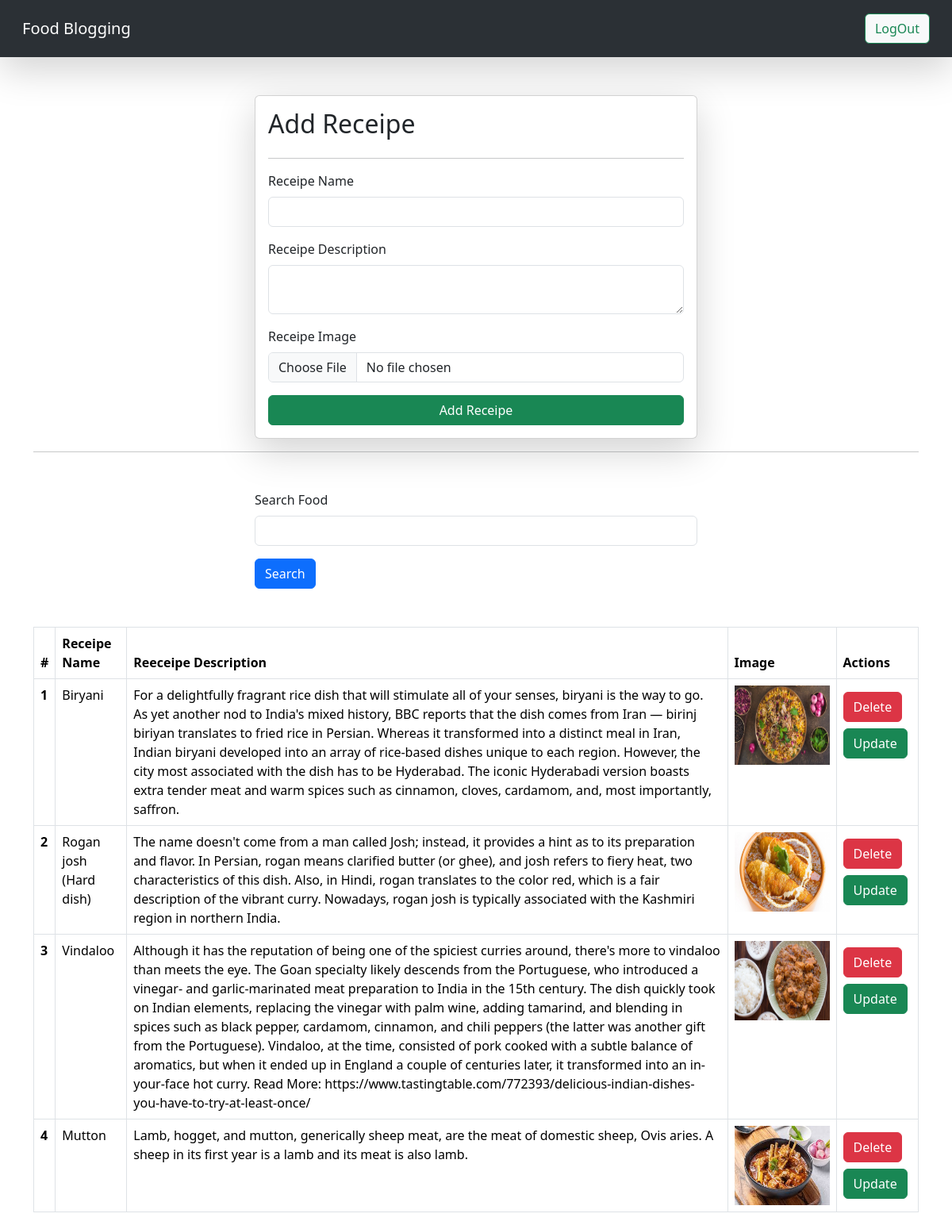
/receipes/ (signed in), run on the app's committed database.
### vege/models.py (models this page shows)
class Receipe(models.Model):
    user = models.ForeignKey(User, on_delete =models.SET_NULL,null =True,blank =True)
    receipe_name = models.CharField(max_length = 100)
    receipe_description = models.TextField()
    receipe_image = models.ImageField(upload_to="receipe")

### vege/views.py (the view, shortened to what this page needs)
# urls.py: path('receipes/',receipes, name ='receipes'),
@login_required(login_url='/login/')
def receipes(request):
    queryset = Receipe.objects.all()
    if request.GET.get('search'):
       queryset = queryset.filter(receipe_name__icontains = request.GET.get('search'))
    context = {'receipes':queryset}
    return render(request,'receipes.html',context)

### vege/templates/receipes.html (shortened to what this page needs)
{% extends "base.html" %}
{% block start %}
<div class='container mt-5'>
    <form  class="col-6 mx-auto card p-3 shadow-lg" method="post" enctype="multipart/form-data">
        <h2>Add Receipe</h2>
        <hr>
        <div class="mb-3">
          <label for="exampleInputEmail1" class="form-label">Receipe Name</label>
          <input name="receipe_name" required type="text" class="form-control" >
        </div>
        <div class="mb-3">
          <label for="exampleInputEmail1" class="form-label">Receipe Description</label>
          <textarea name ="receipe_description" required class="form-control" ></textarea>
        </div>
        <div class="mb-3">
          <label for="exampleInputEmail1" class="form-label">Receipe Image</label>
          <input name="receipe_image" type="file" class="form-control" >
        </div>
        <button type="submit" class="btn btn-success">Add Receipe</button>
      </form>
       <hr>
       <div class="mt-5">
        <div class="mx-auto col-6">
            <form action="">
            <div class="mb-3">
            <label for="exampleInputEmail1" class="form-label">Search Food</label>
            <input name="search" type="text" class="form-control" >
        </div>
            <button type="submit" class="btn btn-primary">Search</button>
        </form>
        </div>
       </div>
      <table class="table table-bordered mt-5">
        <thead>
          <tr>
            <th scope="col">#</th>
            <th scope="col">Receipe Name</th>
            <th scope="col">Reeceipe Description</th>
            <th scope="col">Image</th>
            <th scope="col">Actions</th>
          </tr>
        </thead>
        <tbody>
          {% for receipe in receipes %}
          <tr>
            <th scope="row">{{forloop.counter}}</th>
            <td>{{receipe.receipe_name}}</td>
            <td>{{receipe.receipe_description}}</td>
            <td>
                <img src="/media/{{receipe.receipe_image}}" style ="height:100px; width:120px" width:100px" >
            </td>
            <td>
                <a href="/delete_receipe/{{receipe.id}}/" class="btn btn-danger mt-2">Delete</a>
                <a href="/update_receipe/{{receipe.id}}/" class="btn btn-success mt-2">Update</a>
            </td>
          </tr>
          {% endfor %}
        </tbody>
      </table>
     </div>
    {%endblock%}

### vege/templates/base.html (shortened to what this page needs)
<!doctype html>
<html lang="en">
  <head>
    <link href="https://cdn.jsdelivr.net/npm/bootstrap@5.3.2/dist/css/bootstrap.min.css" rel="stylesheet">
  </head>
  <body>
    <nav class="navbar bg-body-tertiary p-3 bg-dark shadow-lg" data-bs-theme="dark">
      <div class="container-fluid">
        <a class="navbar-brand">Food Blogging</a>
          {% if request.user.is_authenticated %}
          <a href="/logout/" class="btn btn-outline-success bg-light" type="submit">LogOut</a>
          {% else %}
           <a href="/login/" class="btn btn-outline-success bg-light" type="submit">Login</a>
           {% endif %}
      </div>
    </nav>
{% block start %}
{% endblock  %}
</body>
</html>

### data on the page
Receipe: receipe_name "Biryani", receipe_description "For a delightfully fragrant rice dish that will stimulate all of your senses, biryani is the way to go. As yet another nod to India's mixed history, BBC reports that the dish comes from Iran — birinj biriyan translates to fried rice in Persian. Whereas it transformed into a distinct meal in Iran, Indian biryani developed into an array of rice-based dishes unique to each region. However, the city most associated with the dish has to be Hyderabad. The iconic Hyderabadi version boasts extra tender meat and warm spices such as cinnamon, cloves, cardamom, and, most importantly, saffron.", receipe_image (picture)
Receipe: receipe_name "Rogan josh (Hard dish)", receipe_description "The name doesn't come from a man called Josh; instead, it provides a hint as to its preparation and flavor. In Persian, rogan means clarified butter (or ghee), and josh refers to fiery heat, two characteristics of this dish. Also, in Hindi, rogan translates to the color red, which is a fair description of the vibrant curry. Nowadays, rogan josh is typically associated with the Kashmiri region in northern India.", receipe_image (picture)
Receipe: receipe_name "Vindaloo", receipe_description "Although it has the reputation of being one of the spiciest curries around, there's more to vindaloo than meets the eye. The Goan specialty likely descends from the Portuguese, who introduced a vinegar- and garlic-marinated meat preparation to India in the 15th century. The dish quickly took on Indian elements, replacing the vinegar with palm wine, adding tamarind, and blending in spices such as black pepper, cardamom, cinnamon, and chili peppers (the latter was another gift from the Portuguese). Vindaloo, at the time, consisted of pork cooked with a subtle balance of aromatics, but when it ended up in England a couple of centuries later, it transformed into an in-your-face hot curry. Read…", receipe_image (picture)
Receipe: receipe_name "Mutton", receipe_description "Lamb, hogget, and mutton, generically sheep meat, are the meat of domestic sheep, Ovis aries. A sheep in its first year is a lamb and its meat is also lamb.", receipe_image (picture)
